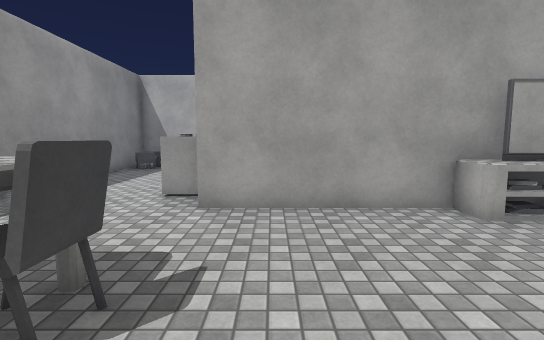
view 1 (above)

19 first-person views from a walk through a Unity game level. The camera is 1.5 m above the floor, tilts 6° down and sees 85° across. The floor is counted in squares, 1 m on a side. Each view is taken from the middle of a square. On the plan, view 1 faces up. The plan holds only what a view shows up to about 15 squares ahead; the rest is blank. The place goes on beyond the plan. The player is left out. Surface patterns are stand-ins for the level's own textures.

view 2
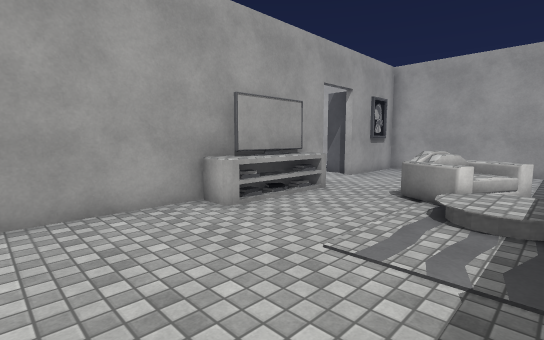

view 3
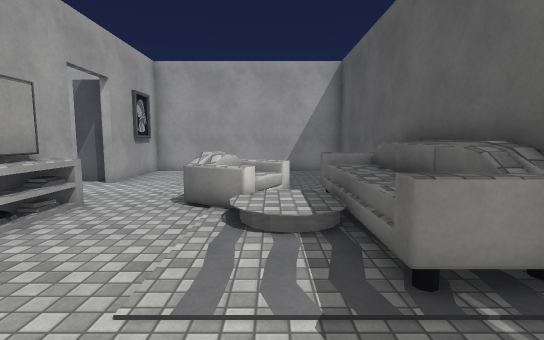

view 4
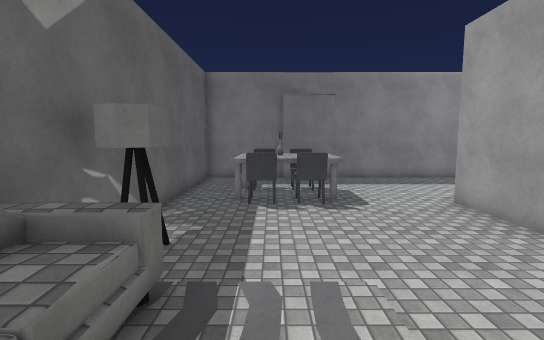

view 5
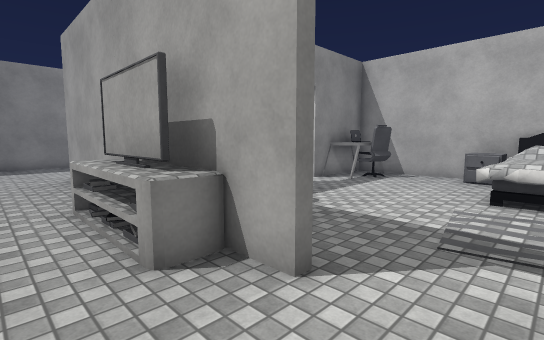

view 6
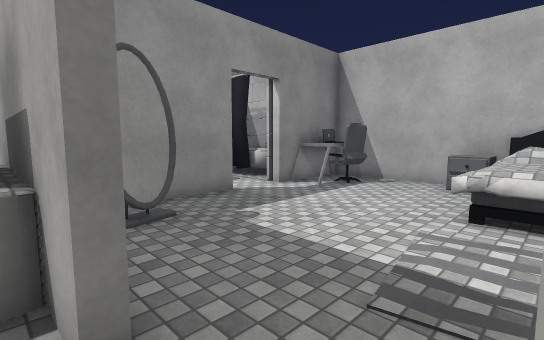

view 7
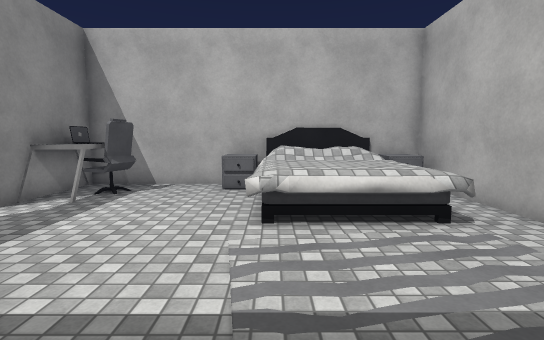

view 8
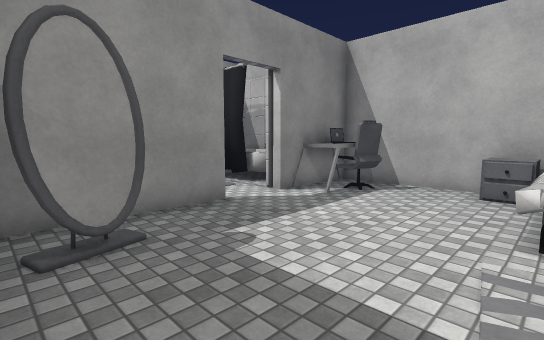

view 9
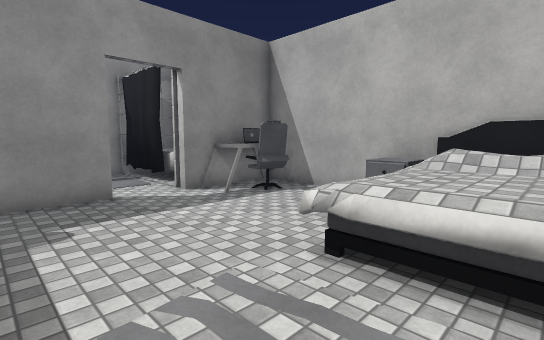

view 10
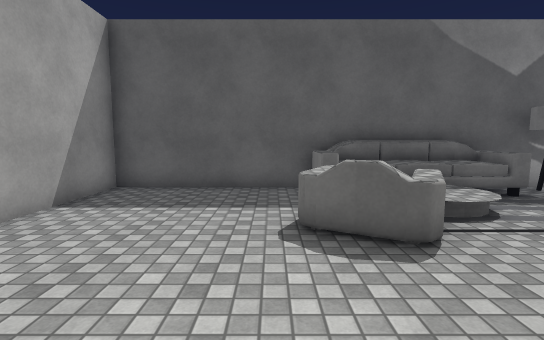

view 11
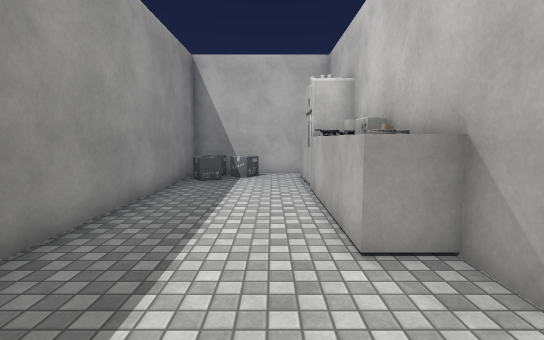

view 12
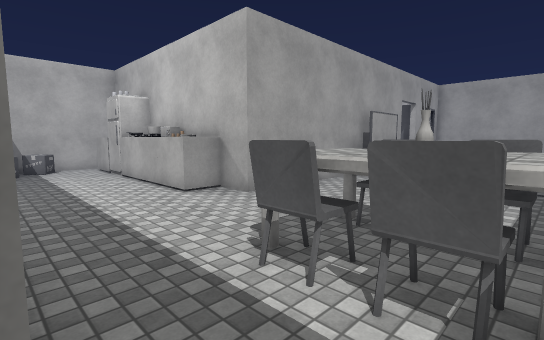

view 13
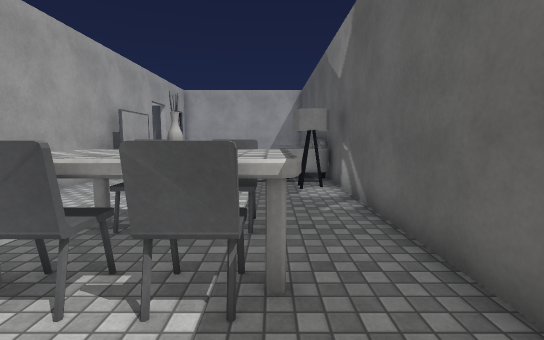

view 14
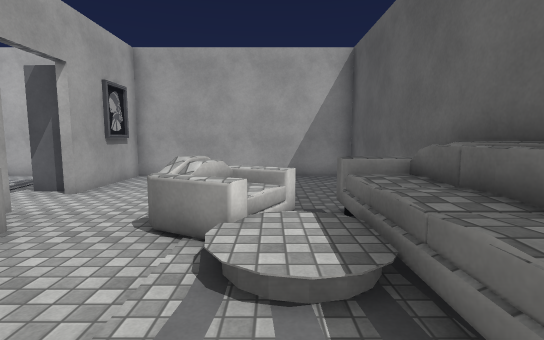

view 15
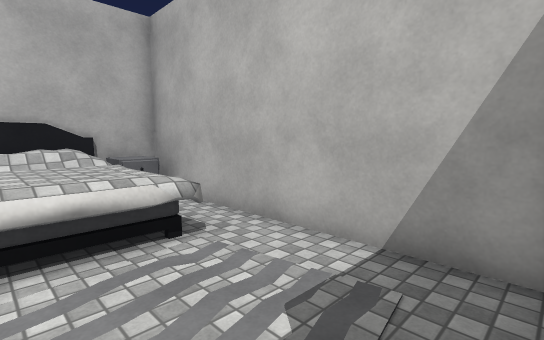

view 16
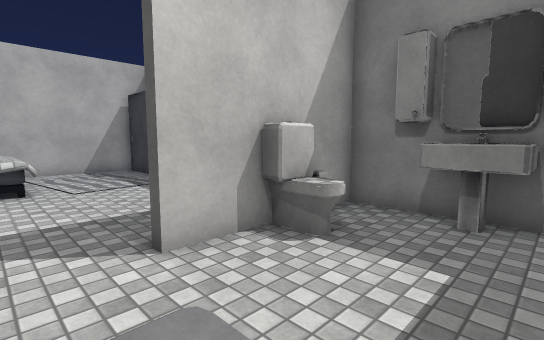

view 17
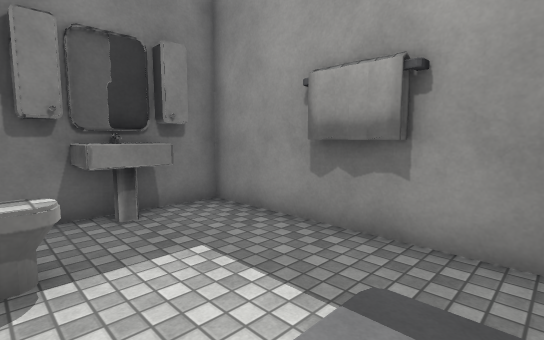

view 18
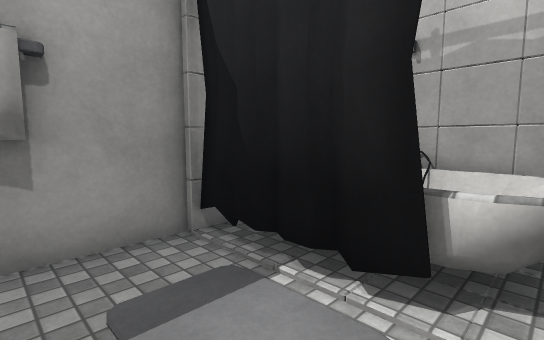

view 19
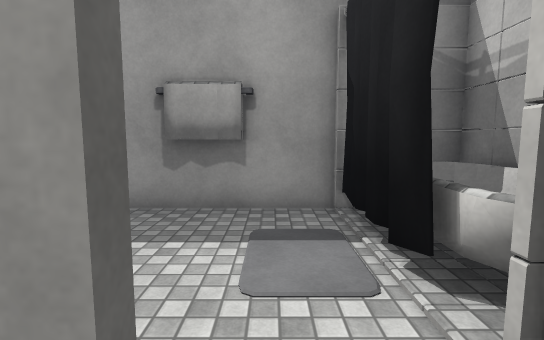

### Floor plan
Points are (right, up) in squares from view 1. A wall is a line through its corners. A room is listed if a view was taken in it or the views show most of it. See-through windows are left out.
Room 1 (views 1, 2, 3, 4, 5, 6, 7, 8, 9, 10, 11, 12, 13, 14, 15, 16, 17, 18, 19)
walls: (2.4, 6.7) (3.7, 6.7) (3.7, 11.4); (3.6, 6.4) (2.4, 6.4); (0.6, 6.4) (-1.6, 6.4) (-1.6, 7.2); (4, 11.4) (4, 7.1); (-1.3, 10.6) (-1.3, 6.7) (0.6, 6.7); (9, 6.8) (9, 6.4) (8.4, 6.4); (-2.5, 16.9) (-7.3, 16.9); (-7.4, 4) (-6.9, 1.5); (8.4, -2.2) (14.9, -2.2) (14.9, 6.4) (11, 6.4) (11, 6.8); (10.5, 16.9) (4, 16.9) (4, 13.2); (14.9, 7.6) (14.9, 16.9) (12.6, 16.9); (-7.3, 14.2) (-7.3, 4); (-7.3, 1.6) (-7.3, -2.2) (3.6, -2.2)
objects: other object (-7, 15) to (-5, 16); chair (-5, 0) to (-4, 2); table (-4, 2) to (-3, 3); table (-3, 0); other object (-3, 1); white block (-3, 8) to (-2, 9); white block (-3, 10); white block (-3, 11) to (-2, 12); white block (-3, 15) to (-2, 16); chair (-2, 0) to (-2, 3); other object (-2, 10); other object (-2, 12); fridge (-2, 13); other object (-1, 11); other object (-1, 14) to (3, 15); sink (1, 7) to (2, 8); lamp (2, -1); carpet (2, 13); other object (3, 9); sofa (4, -2) to (9, -1); TV (4, 6) to (8, 6); other object (5, 14); other object (5, 15) to (5, 16); other object (6, 8) to (6, 9); other object (6, 15) to (6, 16); armchair (7, 1) to (9, 3); bed (9, 12) to (14, 16); wardrobe (12, 8) to (13, 8); carpet (12, 12) to (13, 12)

Positions as (right, up) in squares from view 1, and headings:
1: (0, 0), facing up
2: (0, 0), facing up-right
3: (1, 1), facing right
4: (7, 1), facing left
5: (11, 4), facing up-left
6: (11, 6), facing up-left
7: (10, 7), facing up
8: (10, 7), facing up-left
9: (12, 9), facing up-left
10: (10, 7), facing down
11: (-4, 4), facing up
12: (-7, 0), facing up-right
13: (-7, 0), facing right
14: (3, 1), facing right
15: (11, 8), facing up-right
16: (0, 13), facing down-right
17: (3, 13), facing down-left
18: (3, 11), facing up-left
19: (5, 12), facing left
